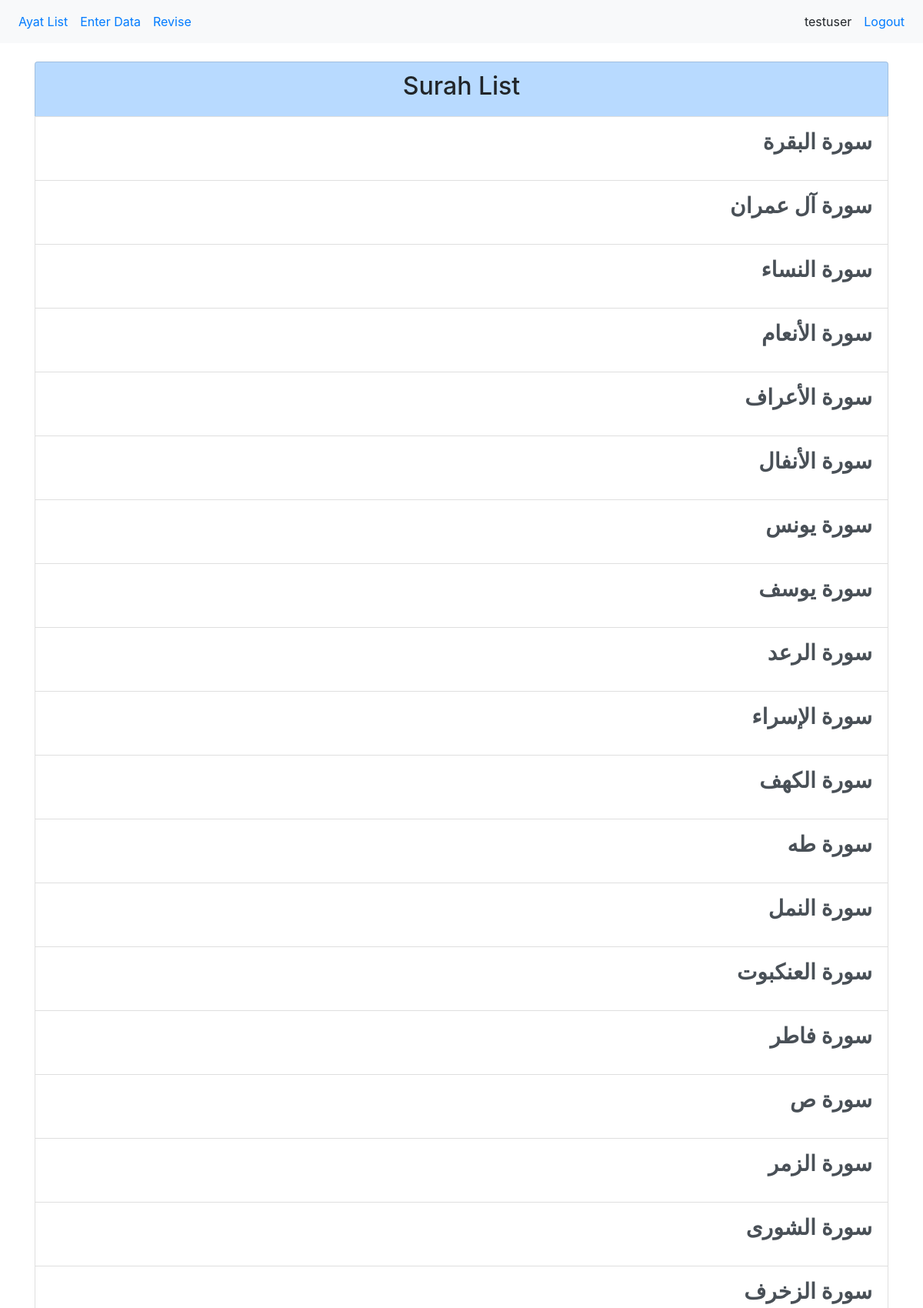
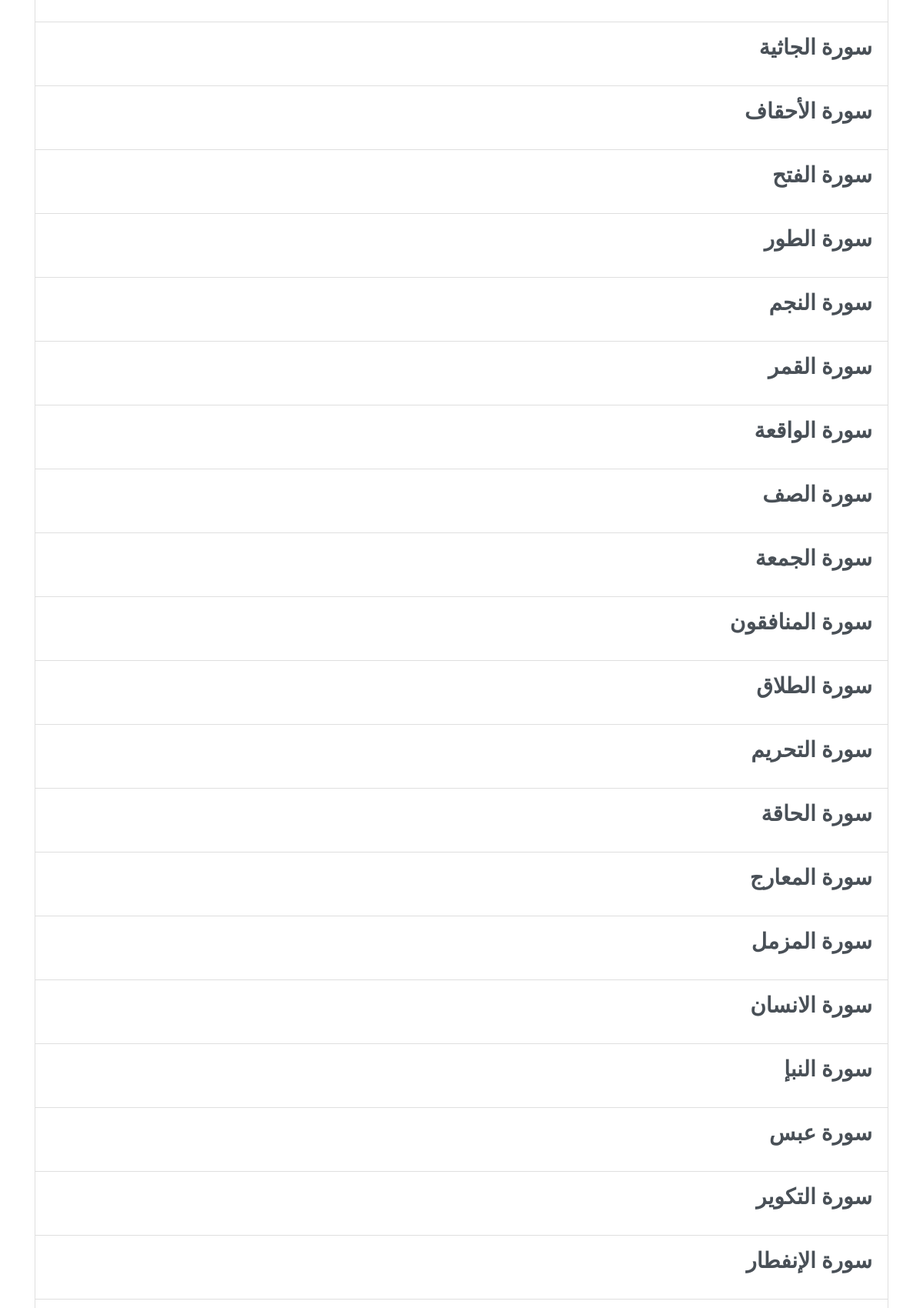
Page /qurandata/ (signed in, upper part) on the committed database (2 pictures, top to bottom).
### qurandata/models.py (models this page shows)
class SurahMeta(models.Model):
    surah_number = models.SmallIntegerField()
    name_string = models.CharField(max_length=100)
    surah_ayat_max = models.SmallIntegerField()

### qurandata/views.py (the view)
# urls.py: path('', login_required(views.IndexView.as_view()), name='index'),
class IndexView(generic.ListView):
    template_name = 'qurandata/index.html'
    context_object_name = 'latest_quran_data'
    login_url = '/login/'
    redirect_field_name = 'redirect_to'
    def get_queryset(self):
        hifz_list = Hifz.objects.filter(hafiz=self.request.user).order_by('surah_number').values(
            'surah_number').distinct()
        if len(hifz_list) == 0:
            return None
        surah_meta_list = []
        for hifz in hifz_list:
            surah_meta_list.append(getSurahString(hifz.get('surah_number')))
        data = zip(hifz_list, surah_meta_list)
        return data

### qurandata/views.py (called while the page is built)
def getSurahString(surah_number):
    sm = SurahMeta.objects.filter(surah_number=surah_number)
    sm = sm[0]
    return sm.name_string

### qurandata/templates/qurandata/index.html (shortened to what this page needs)
{% extends "base_authenticated.html" %}
{% block content %}
{% if latest_quran_data %}
	<div class="list-group">
		<a class="list-group-item list-group-item-primary text-center"><h2>Surah List</h2></a>
    {% for hifz, surah_name in latest_quran_data %}
        <a class="list-group-item list-group-item-action " href="{% url 'qurandata:ayatlist' hifz.surah_number %}"><p class="text-right uthm2"><b>{{ surah_name }}</b></p></a>
    {% endfor %}
    </div>
{% else %}
    <p>No hifz are available.</p>
{% endif %}
{% endblock %}

### qurandata/templates/base_authenticated.html (shortened to what this page needs)
{% load static %}
{% include "base_raw.html" %}
{% block navs %}
<nav class="navbar navbar-expand-sm bg-light">
  <ul class="navbar-nav">
      <li class="nav-item">
          <a class="nav-link" href="{% url 'qurandata:index' %}">Ayat List</a>
      </li>
      <li class="nav-item">
          <a class="nav-link" href="{% url 'qurandata:enter' %}">Enter Data</a>
      </li>
      <li class="nav-item">
          <a class="nav-link" href="{% url 'qurandata:revise' %}">Revise</a>
      </li>
  </ul>
  <div class="navbar-collapse order-3 dual-collapse2">
        <ul class="navbar-nav ml-auto">
            <li class="nav-item">
                <span class="nav-link">{{ user.get_username }}</span>
            </li>
            <li class="nav-item">
                <a class="nav-link" href="{% url 'logout' %}">Logout</a>
            </li>
        </ul>
    </div>
</nav>
<div class="container align-items-center justify-content-center ">
  {% block content %}
     {% endblock %}
</div>
{% endblock %}

### qurandata/static/css/custom.css (style rules this page uses)
.uthm2 { font-family: uthm2; font-size: 28px; }

### rows in the picture
SurahMeta: latest_quran_data "سورة البقرة"
SurahMeta: latest_quran_data "سورة آل عمران"
SurahMeta: latest_quran_data "سورة النساء"
SurahMeta: latest_quran_data "سورة الأنعام"
SurahMeta: latest_quran_data "سورة الأعراف"
SurahMeta: latest_quran_data "سورة الأنفال"
SurahMeta: latest_quran_data "سورة يونس"
SurahMeta: latest_quran_data "سورة يوسف"
SurahMeta: latest_quran_data "سورة الرعد"
SurahMeta: latest_quran_data "سورة الإسراء"
SurahMeta: latest_quran_data "سورة الكهف"
SurahMeta: latest_quran_data "سورة طه"
SurahMeta: latest_quran_data "سورة النمل"
SurahMeta: latest_quran_data "سورة العنكبوت"
SurahMeta: latest_quran_data "سورة فاطر"
SurahMeta: latest_quran_data "سورة ص"
SurahMeta: latest_quran_data "سورة الزمر"
SurahMeta: latest_quran_data "سورة الشورى"
SurahMeta: latest_quran_data "سورة الزخرف"
SurahMeta: latest_quran_data "سورة الجاثية"
SurahMeta: latest_quran_data "سورة الأحقاف"
SurahMeta: latest_quran_data "سورة الفتح"
SurahMeta: latest_quran_data "سورة الطور"
SurahMeta: latest_quran_data "سورة النجم"
SurahMeta: latest_quran_data "سورة القمر"
SurahMeta: latest_quran_data "سورة الواقعة"
SurahMeta: latest_quran_data "سورة الصف"
SurahMeta: latest_quran_data "سورة الجمعة"
SurahMeta: latest_quran_data "سورة المنافقون"
SurahMeta: latest_quran_data "سورة الطلاق"
SurahMeta: latest_quran_data "سورة التحريم"
SurahMeta: latest_quran_data "سورة الحاقة"
SurahMeta: latest_quran_data "سورة المعارج"
SurahMeta: latest_quran_data "سورة المزمل"
SurahMeta: latest_quran_data "سورة الانسان"
SurahMeta: latest_quran_data "سورة النبإ"
SurahMeta: latest_quran_data "سورة عبس"
SurahMeta: latest_quran_data "سورة التكوير"
SurahMeta: latest_quran_data "سورة الإنفطار"

### other values in the picture
{{ user.get_username }} "testuser"
